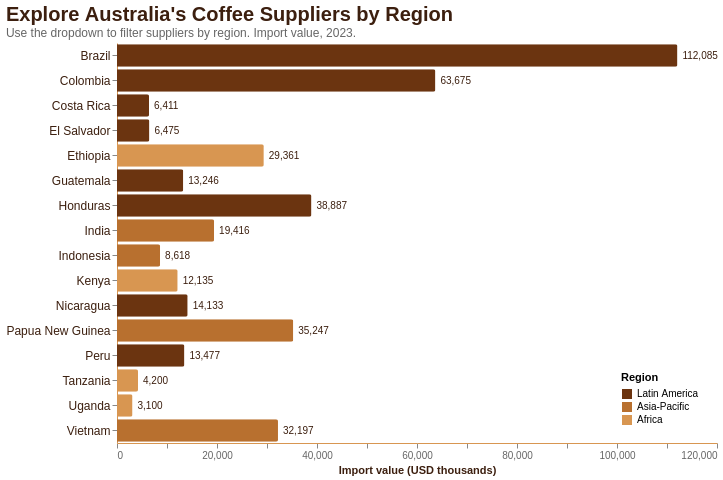

Specify this chart in Vega-Lite:
### Vega-Lite specification from a JSON file in a GitHub repository (floating-point values rounded to 4 significant figures)
{"$schema": "https://vega.github.io/schema/vega-lite/v5.json", "title": {"text": "Explore Australia's Coffee Suppliers by Region", "subtitle": "Use the dropdown to filter suppliers by region. Import value, 2023.", "anchor": "start", "fontSize": 20, "subtitleFontSize": 12, "subtitleColor": "#666", "color": "#3C1F0F"}, "width": 600, "height": 400, "data": {"values": [{"country": "Brazil", "value": 112085, "region": "Latin America"}, {"country": "Colombia", "value": 63675, "region": "Latin America"}, {"country": "Honduras", "value": 38887, "region": "Latin America"}, {"country": "Papua New Guinea", "value": 35247, "region": "Asia-Pacific"}, {"country": "Vietnam", "value": 32197, "region": "Asia-Pacific"}, {"country": "Ethiopia", "value": 29361, "region": "Africa"}, {"country": "India", "value": 19416, "region": "Asia-Pacific"}, {"country": "Nicaragua", "value": 14133, "region": "Latin America"}, {"country": "Peru", "value": 13477, "region": "Latin America"}, {"country": "Guatemala", "value": 13246, "region": "Latin America"}, {"country": "Kenya", "value": 12135, "region": "Africa"}, {"country": "Indonesia", "value": 8618, "region": "Asia-Pacific"}, {"country": "El Salvador", "value": 6475, "region": "Latin America"}, {"country": "Costa Rica", "value": 6411, "region": "Latin America"}, {"country": "Tanzania", "value": 4200, "region": "Africa"}, {"country": "Uganda", "value": 3100, "region": "Africa"}]}, "params": [{"name": "Region", "value": "All", "bind": {"input": "select", "options": ["All", "Latin America", "Asia-Pacific", "Africa"], "name": "Choose region: "}}], "transform": [{"filter": "Region == 'All' || datum.region == Region"}], "layer": [{"mark": {"type": "bar", "cornerRadiusEnd": 2}, "encoding": {"y": {"field": "country", "type": "nominal", "sort": "-x", "title": null, "axis": {"labelFontSize": 12, "labelColor": "#3C1F0F"}}, "x": {"field": "value", "type": "quantitative", "title": "Import value (USD thousands)", "axis": {"titleColor": "#3C1F0F", "labelColor": "#666", "grid": false}}, "color": {"field": "region", "type": "nominal", "scale": {"domain": ["Latin America", "Asia-Pacific", "Africa"], "range": ["#6B3410", "#B8702F", "#D89651"]}, "legend": {"title": "Region", "orient": "bottom-right"}}, "tooltip": [{"field": "country", "type": "nominal", "title": "Country"}, {"field": "region", "type": "nominal", "title": "Region"}, {"field": "value", "type": "quantitative", "title": "Value (USD '000)", "format": ","}]}}, {"mark": {"type": "text", "align": "left", "dx": 5, "fontSize": 10, "color": "#3C1F0F"}, "encoding": {"y": {"field": "country", "type": "nominal", "sort": "-x"}, "x": {"field": "value", "type": "quantitative"}, "text": {"field": "value", "type": "quantitative", "format": ","}}}], "config": {"view": {"stroke": null}, "background": "white", "axis": {"domainColor": "#D89651"}}}
